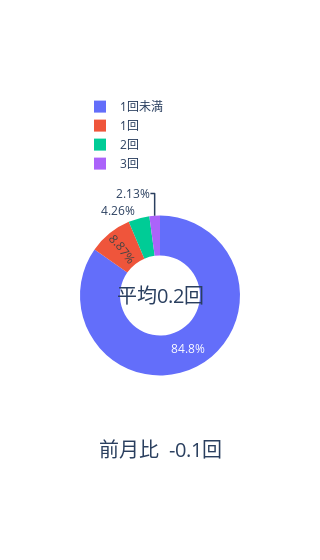

Notebook source saved alongside this figure:
### Code cell
import plotly.graph_objects as go
import pandas as pd

from crud_alchemy import *
from crud_sqlite import *


########### Transaction ###########

trn = select_tbl('transaction_records')

def fnc1(target_dt):
  this_month_trn = trn[ (trn['DATE'].dt.year == target_dt.year) & (trn['DATE'].dt.month == target_dt.month) ]  #指定月のtransitionデータ
  trn_num_ct = this_month_trn.shape[0] #総利用食数
  trn_user_ct = len(this_month_trn['USER_ID'].unique()) #利用人数
  _user_trn_ct = this_month_trn[['USER_ID','DATE']].drop_duplicates()
  _user_trn_ct['use_dt_ct'] = 1
  user_trn_ct = _user_trn_ct.groupby('USER_ID',as_index=False)['use_dt_ct'].sum() #ユーザーごとの利用日数
  user_trn_ct['use_dt_ct_per_week'] = round(user_trn_ct['use_dt_ct']/4,0) 
  def labeling(x):
    if x>=5:
      return '5回以上'
    elif x<1:
      return '1回未満'
    else:
      return f'{int(x)}回'
  user_trn_ct['label'] = user_trn_ct['use_dt_ct_per_week'].apply(lambda x: labeling(x))
  user_trn_ct_sum = user_trn_ct.groupby('label',as_index=False).size() # 円グラフ用のテーブル
  mean_ct = user_trn_ct['use_dt_ct_per_week'].mean() #平均利用者数
  user_3over_week = user_trn_ct[user_trn_ct['use_dt_ct_per_week']>=3] 
  user_ct_3over_week = len(user_3over_week['USER_ID'])
  rate_3over_week = user_ct_3over_week/trn_user_ct #週3回以上の利用率
  return this_month_trn, trn_num_ct, trn_user_ct, user_trn_ct, user_trn_ct_sum, mean_ct, rate_3over_week

#当月
this_month = pd.to_datetime('2024-04-01')
this_month_trn, trn_num_ct, trn_user_ct, user_trn_ct, user_trn_ct_sum, mean_ct, rate_3over_week = fnc1(this_month)

# 前月
target_pre_month = this_month - pd.DateOffset(months=1)
last_month_trn, trn_num_ct_pre, trn_user_ct_pre, user_trn_ct_pre, user_trn_ct_sum_pre, mean_ct_pre, rate_3over_week_pre = fnc1(target_pre_month)

#前月との比較
dif_mean_ct = mean_ct - mean_ct_pre
plus_minus_mean_ct = "+" if mean_ct >= 0 else "-"
dif_3over_rate = rate_3over_week - rate_3over_week_pre
plus_minus_mean_ct = "+" if dif_3over_rate >= 0 else "-"

#円グラフ
labels = user_trn_ct_sum['label']
values = user_trn_ct_sum['size']
fig = go.Figure(data=[go.Pie(labels=labels, values=values, hole=0.5)])
fig.update_layout(
    annotations=[
      dict(text=f'平均{mean_ct.round(1)}回', x=0.5, y=0.5, font_size=20, showarrow=False),
      dict(text=f'前月比  {plus_minus_mean_ct}{abs(dif_mean_ct).round(1)}回', x=0.5, y=0, font_size=20, showarrow=False)
      ],
    legend=dict(orientation='h', y=1.1),
    width=200
)
fig.update_traces(direction="clockwise")

### Figure 1 — Plotly figure (JSON) as saved in the notebook; plotly's stock layout.template omitted (floating-point values rounded to 4 significant figures)
{"data": [{"direction": "clockwise", "hole": 0.5, "labels": ["1回", "1回未満", "2回", "3回"], "type": "pie", "values": [25, 239, 12, 6]}], "layout": {"annotations": [{"font": {"size": 20}, "showarrow": false, "text": "平均0.2回", "x": 0.5, "y": 0.5}, {"font": {"size": 20}, "showarrow": false, "text": "前月比  -0.1回", "x": 0.5, "y": 0}], "legend": {"orientation": "h", "y": 1.1}, "width": 200}}
